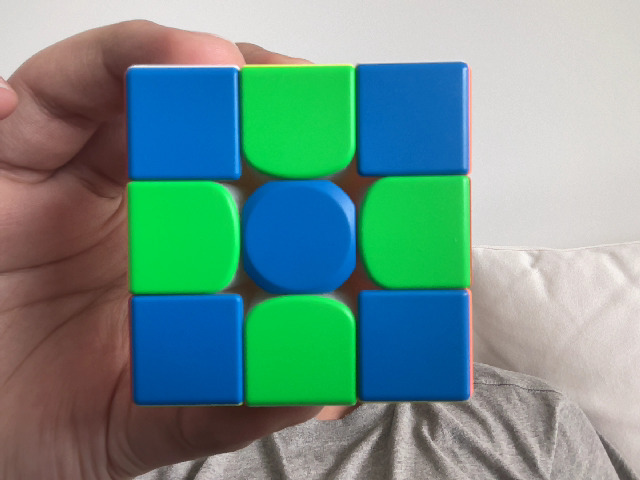
#> input picture test/assets/Blue_1.jpg, 640 x 480 px
$ python -i face_scan.py   (imports and definitions only)
#> lines starting #> are read from the running program, lines starting #| are printed output that depends on the picture; after the words box and inside, x2 and y2 are one past the last pixel; in counts of white or black regions, pixels touching at a corner belong together
import cv2
import os
import numpy as np
import base64

# Define the color ranges for each face of the Rubik's Cube
color_ranges = {
    'R': [(170, 100, 100), (179, 255, 255)],
    'O': [(7, 100, 100), (15, 255, 255)],
    'Y': [(25, 100, 100), (35, 255, 255)],
    'G': [(45, 100, 100), (75, 255, 255)],
    'B': [(100, 100, 100), (130, 255, 255)],
    'W': [(100, 0, 100), (180, 50, 255)]
}

# Define the mapping of center colors to face names
color_to_face = {
    'R': 'F',
    'B': 'R',
    'O': 'B',
    'G': 'L',
    'W': 'U',
    'Y': 'D'
}

# Define the mapping of face names to center colors
face_to_color = {
    'F': 'R',
    'R': 'B',
    'B': 'O',
    'L': 'G',
    'U': 'W',
    'D': 'Y'
}

def detect_colors(image):
    # Convert the image from BGR to HSV color space
    hsv = cv2.cvtColor(image, cv2.COLOR_BGR2HSV)

    # Initialize an empty dictionary to store the color masks
    color_masks = {}

    # Iterate over each color range
    for color, (lower, upper) in color_ranges.items():
        # Create a mask for the current color range
        mask = cv2.inRange(hsv, np.array(lower), np.array(upper))

        # Apply a threshold to the mask to ignore the background
        _, mask = cv2.threshold(mask, 127, 255, cv2.THRESH_BINARY)

        color_masks[color] = mask

    return color_masks

# [82 lines left out: functions get_cube_state, process_face_image, scan, not called in this run]

# [9 lines of commented-out code are left out]

>>> import cv2
>>> picture = cv2.imread('../test/assets/Blue_1.jpg')
#> picture is the input picture: shape (480, 640, 3); mean B, G, R 138.5, 146.4, 109.5
>>> result = detect_colors(picture)
#> in detect_colors, `hsv = cv2.cvtColor(image, cv2.COLOR_BGR2HSV)`: hsv: shape (480, 640, 3); mean H, S, V 42.9, 117.3, 173
#> the loop in detect_colors, `for color, (lower, upper) in color_ranges.items():` made 6 passes
#> pass 1, in detect_colors, `mask = cv2.inRange(hsv, np.array(lower), np.array(upper))`:
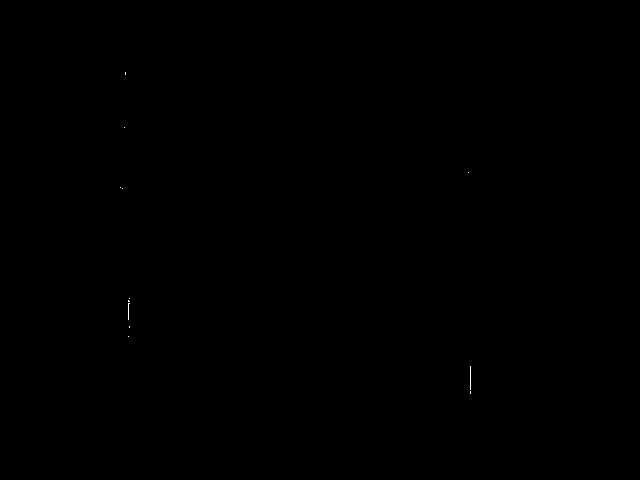
#> mask: shape (480, 640); 0.02% white in thin lines or dots, all inside (x1, y1, x2, y2) = (120, 72, 471, 394)
#> pass 2, in detect_colors, `mask = cv2.inRange(hsv, np.array(lower), np.array(upper))`:
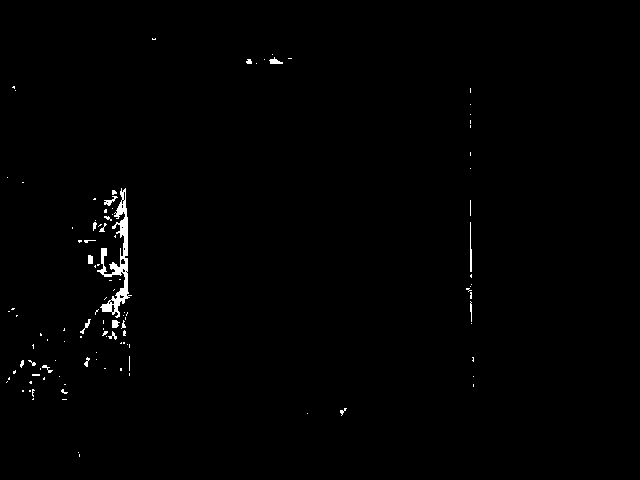
#> mask: shape (480, 640); 0.72% white; 110 white regions (91 under 20 px), largest, box (x1, y1, x2, y2) and area: (97, 188, 132, 318) 1176, (470, 222, 472, 272) 73, (269, 57, 283, 64) 54
#> after the loop in detect_colors, `for color, (lower, upper) in color_ranges.items():`: color_masks = 6 items
#> result = 6 items

$ run again, on test/assets/Green_1.jpg
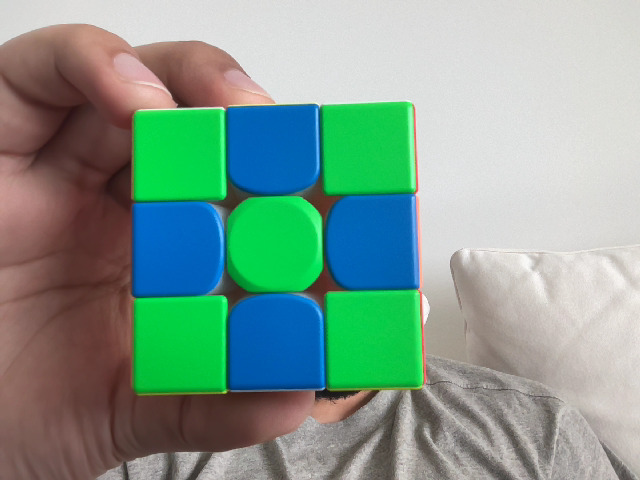
#> input picture test/assets/Green_1.jpg, 640 x 480 px
#> picture is the input picture: shape (480, 640, 3); mean B, G, R 143.6, 156.8, 129
#> hsv: shape (480, 640, 3); mean H, S, V 38.7, 92.9, 176.6
#> the loop in detect_colors, `for color, (lower, upper) in color_ranges.items():` made 6 passes
#> pass 2, in detect_colors, `mask = cv2.inRange(hsv, np.array(lower), np.array(upper))`:
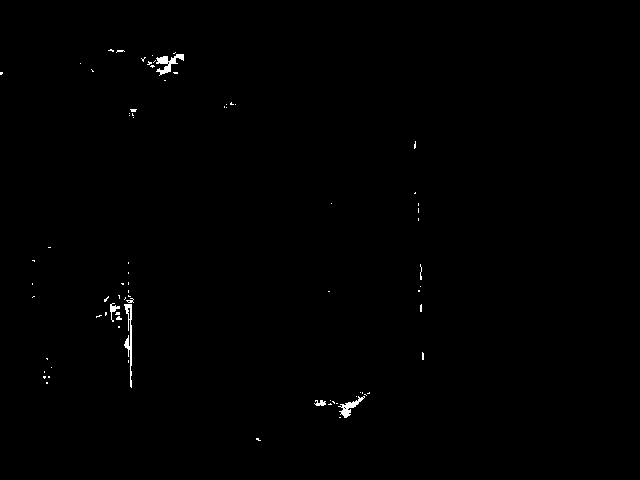
#> mask: shape (480, 640); 0.39% white; 77 white regions (70 under 20 px), largest, box (x1, y1, x2, y2) and area: (124, 304, 132, 388) 265, (156, 54, 184, 76) 249, (338, 396, 365, 418) 187
#> after the loop in detect_colors, `for color, (lower, upper) in color_ranges.items():`: color_masks = 6 items

$ run again, on test/assets/Red_1.jpg
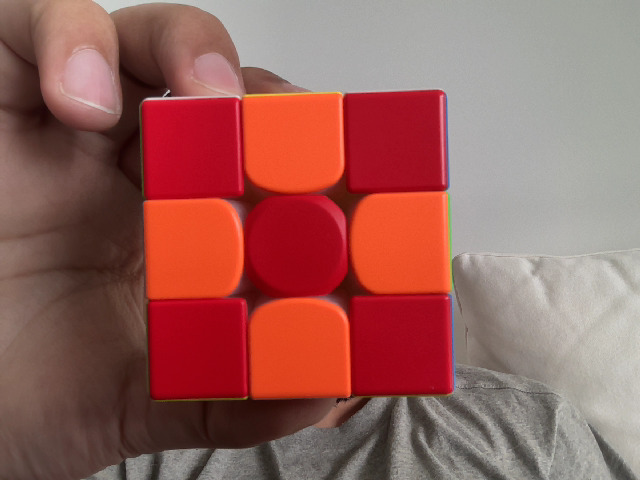
#> input picture test/assets/Red_1.jpg, 640 x 480 px
#> picture is the input picture: shape (480, 640, 3); mean B, G, R 91.6, 97.1, 152.5
#> hsv: shape (480, 640, 3); mean H, S, V 46.2, 104, 152.8
#> the loop in detect_colors, `for color, (lower, upper) in color_ranges.items():` made 6 passes
#> pass 1, in detect_colors, `mask = cv2.inRange(hsv, np.array(lower), np.array(upper))`:
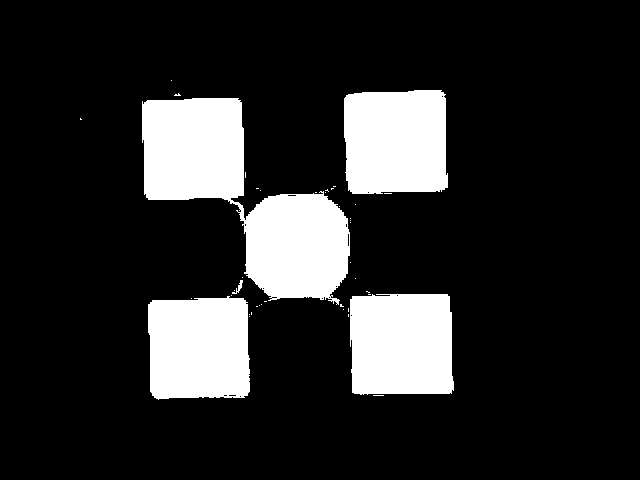
#> mask: shape (480, 640); 16.2% white; 42 white regions (37 under 20 px), largest, box (x1, y1, x2, y2) and area: (142, 98, 350, 305) 19757, (344, 90, 448, 194) 10156, (350, 294, 454, 395) 10018, (148, 296, 250, 400) 9780, (232, 280, 243, 294) 49
#> pass 2, in detect_colors, `mask = cv2.inRange(hsv, np.array(lower), np.array(upper))`:
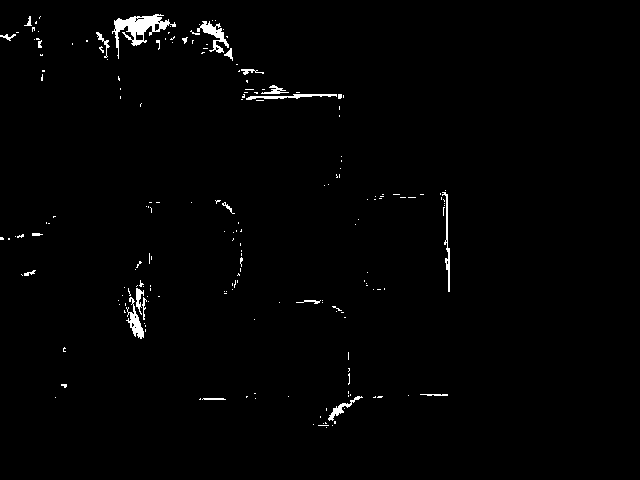
#> mask: shape (480, 640); 1.2% white; 195 white regions (172 under 20 px), largest, box (x1, y1, x2, y2) and area: (112, 14, 176, 59) 896, (197, 21, 229, 53) 356, (126, 297, 144, 339) 289
#> after the loop in detect_colors, `for color, (lower, upper) in color_ranges.items():`: color_masks = 6 items
